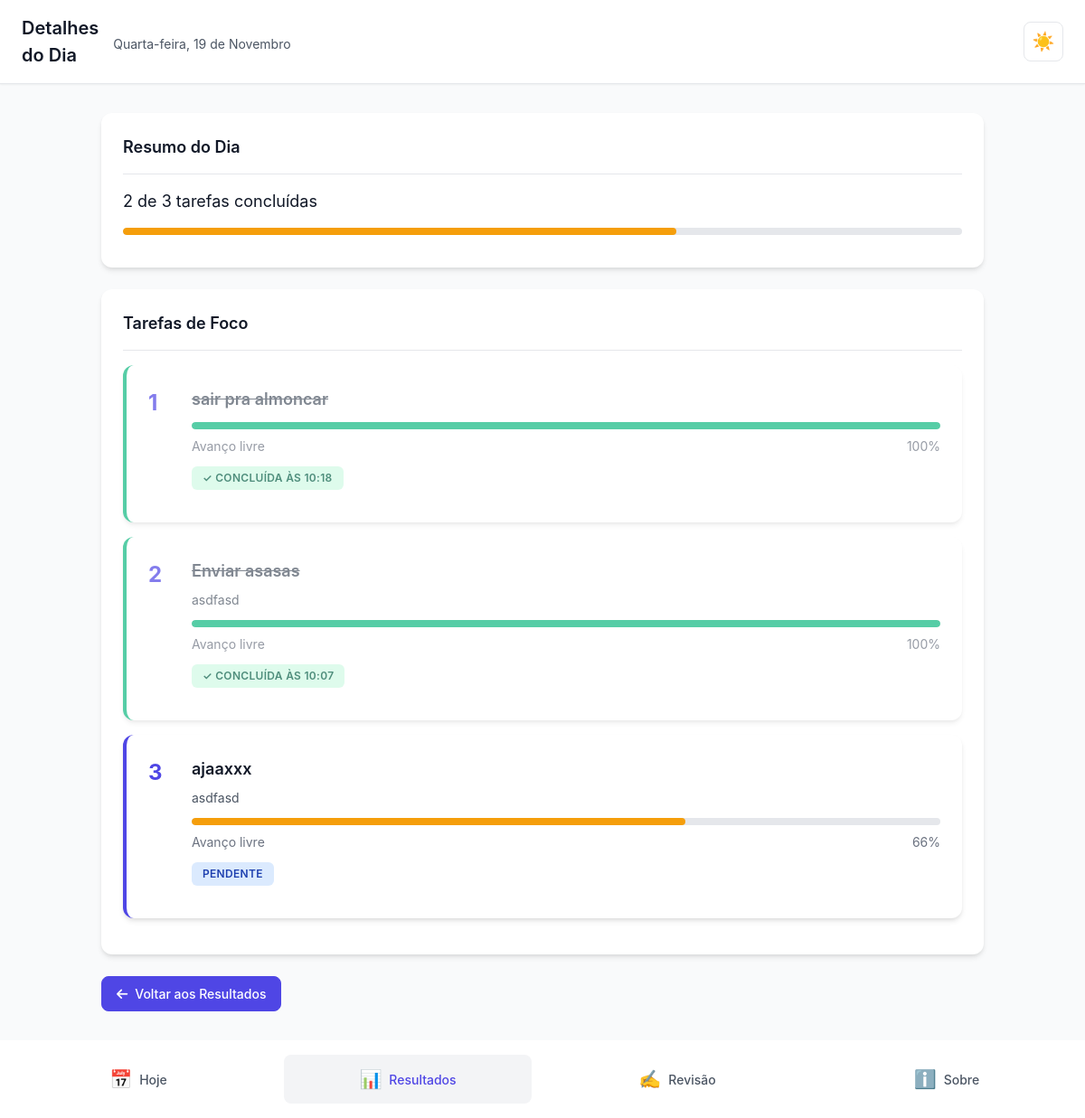
/resultados/2025-11-19/ (signed in), run on the app's committed database.
### core/models.py (models this page shows, shortened)
class DayPlan(models.Model):
    usuario = models.ForeignKey(
        User,
        on_delete=models.CASCADE,
        related_name='day_plans',
        verbose_name='Usuário'
    )
    data = models.DateField(
        verbose_name='Data',
        unique_for_date='data',
        db_index=True
    )
    motivo_nao_conclusao = models.CharField(
        max_length=200,
        blank=True,
        null=True,
        verbose_name='Motivo de não conclusão',
        help_text='Razão pela qual nem todas as tarefas foram concluídas'
    )
    comentario_reflexao = models.TextField(
        blank=True,
        null=True,
        verbose_name='Comentário/Reflexão',
        help_text='Reflexão sobre o dia'
    )
    criado_em = models.DateTimeField(
        auto_now_add=True,
        verbose_name='Criado em'
    )
    atualizado_em = models.DateTimeField(
        auto_now=True,
        verbose_name='Atualizado em'
    )
    class Meta:
        verbose_name = 'Plano do Dia'
        verbose_name_plural = 'Planos do Dia'
        ordering = ['-data']
        unique_together = [['usuario', 'data']]
    @property
    def total_tarefas(self):
        return self.tasks.count()
    @property
    def tarefas_concluidas(self):
        return self.tasks.filter(status='concluida').count()
    @property
    def percentual_conclusao(self):
        if self.total_tarefas == 0:
            return 0
        return int((self.tarefas_concluidas / self.total_tarefas) * 100)

class Task(models.Model):
    STATUS_CHOICES = [
        ('pendente', 'Pendente'),
        ('concluida', 'Concluída'),
    ]
    day_plan = models.ForeignKey(
        DayPlan,
        on_delete=models.CASCADE,
        related_name='tasks',
        verbose_name='Plano do Dia'
    )
    titulo = models.CharField(
        max_length=200,
        verbose_name='Título',
        help_text='Título curto e claro da tarefa'
    )
    descricao = models.TextField(
        blank=True,
        null=True,
        verbose_name='Descrição',
        help_text='Descrição opcional da tarefa'
    )
    ordem = models.IntegerField(
        validators=[MinValueValidator(1), MaxValueValidator(3)],
        verbose_name='Ordem',
        help_text='Ordem da tarefa (1, 2 ou 3)'
    )
    status = models.CharField(
        max_length=10,
        choices=STATUS_CHOICES,
        default='pendente',
        verbose_name='Status'
    )
    concluida_em = models.DateTimeField(
        blank=True,
        null=True,
        verbose_name='Concluída em'
    )
    total_steps = models.IntegerField(
        blank=True,
        null=True,
        validators=[MinValueValidator(1)],
        verbose_name='Total de Etapas',
        help_text='Quantidade total de etapas definidas (deixe vazio para modo flexível)'
    )
    completed_steps = models.IntegerField(
        default=0,
        validators=[MinValueValidator(0)],
        verbose_name='Etapas Concluídas',
        help_text='Quantidade de etapas concluídas (para tarefas com total_steps definido)'
    )
    pseudo_steps_done = models.IntegerField(
        default=0,
        validators=[MinValueValidator(0)],
        verbose_name='Passos Avançados',
        help_text='Contador de cliques em "Avançar etapa" (para tarefas sem total_steps)'
    )
    progress_percent = models.IntegerField(
        default=0,
        validators=[MinValueValidator(0), MaxValueValidator(100)],
        verbose_name='Progresso (%)',
        help_text='Progresso atual da tarefa em percentual (0-100)'
    )
    criado_em = models.DateTimeField(
        auto_now_add=True,
        verbose_name='Criado em'
    )
    atualizado_em = models.DateTimeField(
        auto_now=True,
        verbose_name='Atualizado em'
    )
    class Meta:
        verbose_name = 'Tarefa'
        verbose_name_plural = 'Tarefas'
        ordering = ['ordem']
        unique_together = [['day_plan', 'ordem']]

### core/views.py (the view)
# urls.py: path('resultados/<str:data_str>/', views.detalhes_dia, name='detalhes_dia'),
@login_required
def detalhes_dia(request, data_str):
    try:
        data_obj = date.fromisoformat(data_str)
    except ValueError:
        messages.error(request, 'Data inválida.')
        return redirect('core:resultados')
    day_plan = get_object_or_404(
        DayPlan,
        usuario=request.user,
        data=data_obj
    )
    tasks = day_plan.tasks.all().order_by('ordem')
    context = {
        'day_plan': day_plan,
        'tasks': tasks,
        'data': data_obj,
    }
    return render(request, 'core/detalhes_dia.html', context)

### core/context_processors.py (called while the page is built)
def pwa_settings(request):
    return {
        "PWA_SETTINGS": {
            "enabled": getattr(settings, "PWA_ENABLED", False),
            "theme_color": getattr(settings, "PWA_THEME_COLOR", "#0f172a"),
            "background_color": getattr(
                settings, "PWA_BACKGROUND_COLOR", "#0f172a"
            ),
            "start_url": getattr(settings, "PWA_START_URL", "/?source=pwa"),
            "scope": getattr(settings, "PWA_SCOPE", "/"),
            "install_hint": "Compartilhar → Adicionar à Tela de Início",
            "push_public_key": getattr(settings, "PWA_PUSH_PUBLIC_KEY", ""),
        }
    }

### core/templates/core/detalhes_dia.html (shortened to what this page needs)
{% extends 'core/base.html' %}
{% load static %}
{% block header_title %}Detalhes do Dia{% endblock %}
{% block header_subtitle %}
    <div class="header-subtitle">{{ data|date:"l, d \\d\\e F"|capfirst }}</div>
{% endblock %}
{% block content %}
    <div class="card fade-in">
        <div class="card-header">
            <h2 class="card-title">Resumo do Dia</h2>
        </div>
        <div class="card-body">
            <p style="font-size: 1.125rem; margin-bottom: 1rem;">
                {{ day_plan.tarefas_concluidas }} de {{ day_plan.total_tarefas }} tarefas concluídas
            </p>
            <div class="progress-bar-container">
                <div class="progress-bar {% if day_plan.percentual_conclusao == 100 %}success{% elif day_plan.percentual_conclusao > 0 %}warning{% endif %}"
                     style="width: {{ day_plan.percentual_conclusao }}%"></div>
            </div>
        </div>
    </div>
    <div class="card fade-in">
        <div class="card-header">
            <h2 class="card-title">Tarefas de Foco</h2>
        </div>
        <div class="card-body" style="padding-top: 0;">
            {% for task in tasks %}
                <div class="task-card {% if task.status == 'concluida' %}completed{% endif %}" style="margin-bottom: 1rem;">
                    <div class="task-header">
                        <span class="task-number">{{ task.ordem }}</span>
                        <div class="task-content" style="flex: 1;">
                            <h3 class="task-title">{{ task.titulo }}</h3>
                            {% if task.descricao %}
                                <p class="task-description">{{ task.descricao }}</p>
                            {% endif %}
                            <div style="margin-top: 0.75rem; margin-bottom: 0.75rem;">
                                <div class="progress-bar-container" style="margin-bottom: 0.5rem;">
                                    <div class="progress-bar {% if task.progress_percent == 100 %}success{% elif task.progress_percent > 0 %}warning{% endif %}"
                                         style="width: {{ task.progress_percent }}%"></div>
                                </div>
                                <div style="display: flex; justify-content: space-between; align-items: center; font-size: 0.875rem; color: #6B7280;">
                                    <span>
                                        {% if task.total_steps and task.total_steps > 0 %}
                                            Etapas: {{ task.completed_steps }}/{{ task.total_steps }}
                                        {% else %}
                                            Avanço livre
                                        {% endif %}
                                    </span>
                                    <span>{{ task.progress_percent }}%</span>
                                </div>
                            </div>
                            <div style="margin-top: 0.75rem; display: flex; align-items: center; gap: 0.75rem; flex-wrap: wrap;">
                                <span class="badge {% if task.status == 'concluida' %}badge-success{% else %}badge-info{% endif %}">
                                    {% if task.status == 'concluida' %}
                                        ✓ Concluída
                                        {% if task.concluida_em %}
                                            às {{ task.concluida_em|date:"H:i" }}
                                        {% endif %}
                                    {% else %}
                                        Pendente
                                    {% endif %}
                                </span>
                            </div>
                        </div>
                    </div>
                </div>
            {% empty %}
                <div style="text-align: center; padding: 2rem 0;">
                    <p style="color: #6B7280;">Nenhuma tarefa registrada para este dia.</p>
                </div>
            {% endfor %}
        </div>
    </div>
    <div style="margin-top: 1.5rem;">
        <a href="{% url 'core:resultados' %}" class="btn-icon-text btn-icon-text-primary">
            <i class="fas fa-arrow-left"></i>
            <span>Voltar aos Resultados</span>
        </a>
    </div>
{% endblock %}

### data on the page
DayPlan: tarefas_concluidas "2", total_tarefas "3"
Task: ordem "1", titulo "sair pra almoncar", shows "Avanço livre", progress_percent "100", concluida_em "10:18"
Task: ordem "2", titulo "Enviar asasas", descricao "asdfasd", shows "Avanço livre", progress_percent "100", concluida_em "10:07"
Task: ordem "3", titulo "ajaaxxx", descricao "asdfasd", shows "Avanço livre", progress_percent "66", status "PENDENTE"

### other printed values
{{ data|date:"l, d \\d\\e F"|capfirst }} "Quarta-feira, 19 de Novembro"
